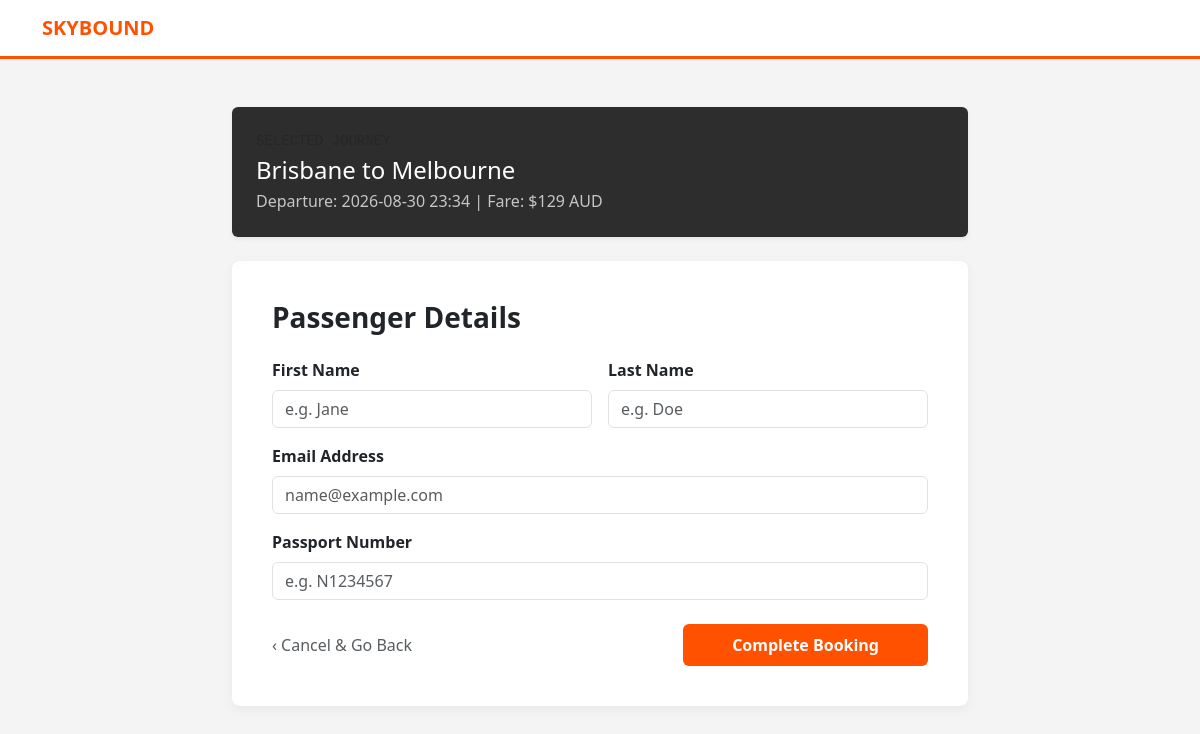
Screenshot of /book/1 with the database file from the repository.
### tables this page shows
CREATE TABLE flights (
        flight_id INTEGER PRIMARY KEY AUTOINCREMENT,
        origin TEXT,
        dest TEXT,
        date TEXT,
        capacity INTEGER,
        price INTEGER
    );

### app.py (the view)
@app.route('/book/<int:flight_id>', methods=['GET', 'POST'])
def book_flight(flight_id):
    conn = get_db_connection()
    if request.method == 'POST':
        first = request.form.get('first_name')
        last = request.form.get('last_name')
        email = request.form.get('email')
        passport = request.form.get('passport')
        cursor = conn.cursor()
        cursor.execute('''
            INSERT INTO passengers (first_name, last_name, email, passport_num)
            VALUES (?, ?, ?, ?)
        ''', (first, last, email, passport))
        passenger_id = cursor.lastrowid
        cursor.execute('''
            INSERT INTO bookings (flight_id, passenger_id, seat_assignment)
            VALUES (?, ?, ?)
        ''', (flight_id, passenger_id, '12A'))
        booking_id = cursor.lastrowid
        conn.commit()
        conn.close()
        return redirect(f"/confirmation/{booking_id}")
    else:
        flight = conn.execute('SELECT * FROM flights WHERE flight_id = ?', (flight_id,)).fetchone()
        conn.close()
        return render_template('booking.html', flight=flight)

### app.py (called while the page is built)
def get_db_connection():
    conn = sqlite3.connect('pedair.db')
    conn.row_factory = sqlite3.Row
    return conn

### templates/booking.html (shortened to what this page needs)
<!DOCTYPE html>
<html lang="en">
<head>
    <link href="https://cdn.jsdelivr.net/npm/bootstrap@5.3.0/dist/css/bootstrap.min.css" rel="stylesheet">
</head>
<body>
<nav class="navbar navbar-expand-lg navbar-light sticky-top mb-5">
    <div class="container">
        <a class="navbar-brand fw-bold" href="/" style="color: var(--jetstar-orange);">SKYBOUND</a>
    </div>
</nav>
<div class="container">
    <div class="row justify-content-center">
        <div class="col-md-8">
            <div class="card mb-4 border-0 shadow-sm text-white" style="background-color: #2d2d2d;">
                <div class="card-body p-4">
                    <span class="text-uppercase small text-muted font-monospace d-block mb-1">Selected Journey</span>
                    <h4 class="mb-1">{{ flight.origin }} to {{ flight.dest }}</h4>
                    <p class="mb-0 text-light opacity-75">Departure: {{ flight.date }} | Fare: ${{ flight.price }} AUD</p>
                </div>
            </div>
            <div class="booking-box">
                <h3 class="mb-4 fw-bold">Passenger Details</h3>
                <form method="POST">
                    <div class="row g-3 mb-3">
                        <div class="col-md-6">
                            <label class="form-label fw-bold">First Name</label>
                            <input type="text" class="form-control" name="first_name" required placeholder="e.g. Jane">
                        </div>
                        <div class="col-md-6">
                            <label class="form-label fw-bold">Last Name</label>
                            <input type="text" class="form-control" name="last_name" required placeholder="e.g. Doe">
                        </div>
                    </div>
                    <div class="mb-3">
                        <label class="form-label fw-bold">Email Address</label>
                        <input type="email" class="form-control" name="email" required placeholder="name@example.com">
                    </div>
                    <div class="mb-4">
                        <label class="form-label fw-bold">Passport Number</label>
                        <input type="text" class="form-control" name="passport" required placeholder="e.g. N1234567">
                    </div>
                    <div class="d-flex justify-content-between align-items-center">
                        <a href="/" class="text-decoration-none text-muted">‹ Cancel & Go Back</a>
                        <button type="submit" class="btn btn-orange px-5 py-2">Complete Booking</button>
                    </div>
                </form>
            </div>
        </div>
    </div>
</div>
</body>
</html>

### templates/booking.html (style rules this page uses)
:root { --jetstar-orange: #ff5100; --bg-light: #f4f4f4; }
body { background-color: var(--bg-light); font-family: 'Segoe UI', Roboto, sans-serif; }
.navbar { background-color: white; border-bottom: 3px solid var(--jetstar-orange); }
.booking-box { background: white; padding: 40px; border-radius: 8px; box-shadow: 0 4px 12px rgba(0,0,0,0.05); }
.btn-orange { background-color: var(--jetstar-orange); color: white; font-weight: bold; }

### rows the page displays
flights: origin "Brisbane", dest "Melbourne", date "2026-08-30 23:34", price "129"
